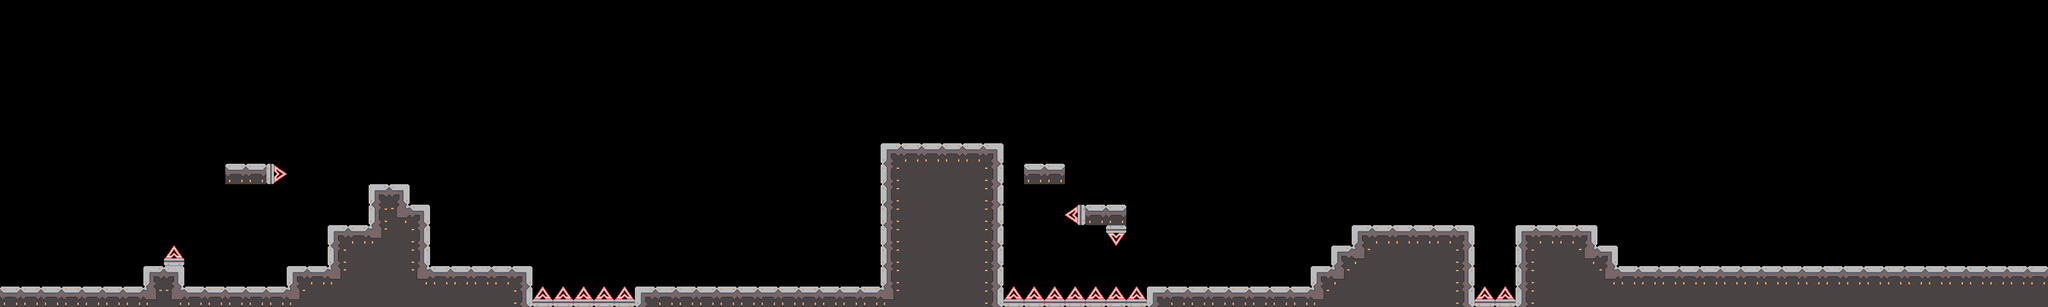

A 2D game scene composited from a Tiled map and its tileset images. What follows is a short description and the map's XML, with every tile layer's data as written:
An orthogonal 100x15 tile map with 32x32 px tiles, 1 tile layer (Tile Layer 1) and 2 objects (spawn, finish).

<map version="1.0" tiledversion="1.0.3" orientation="orthogonal" renderorder="right-up" width="100" height="15" tilewidth="32" tileheight="32" nextobjectid="5">
 <tileset firstgid="1" source="main_tileset.tsx" />
 <layer name="Tile Layer 1" width="100" height="15">
  <data encoding="csv">
0,0,0,0,0,0,0,0,0,0,0,0,0,0,0,0,0,0,0,0,0,0,0,0,0,0,0,0,0,0,0,0,0,0,0,0,0,0,0,0,0,0,0,0,0,0,0,0,0,0,0,0,0,0,0,0,0,0,0,0,0,0,0,0,0,0,0,0,0,0,0,0,0,0,0,0,0,0,0,0,0,0,0,0,0,0,0,0,0,0,0,0,0,0,0,0,0,0,0,0,
0,0,0,0,0,0,0,0,0,0,0,0,0,0,0,0,0,0,0,0,0,0,0,0,0,0,0,0,0,0,0,0,0,0,0,0,0,0,0,0,0,0,0,0,0,0,0,0,0,0,0,0,0,0,0,0,0,0,0,0,0,0,0,0,0,0,0,0,0,0,0,0,0,0,0,0,0,0,0,0,0,0,0,0,0,0,0,0,0,0,0,0,0,0,0,0,0,0,0,0,
0,0,0,0,0,0,0,0,0,0,0,0,0,0,0,0,0,0,0,0,0,0,0,0,0,0,0,0,0,0,0,0,0,0,0,0,0,0,0,0,0,0,0,0,0,0,0,0,0,0,0,0,0,0,0,0,0,0,0,0,0,0,0,0,0,0,0,0,0,0,0,0,0,0,0,0,0,0,0,0,0,0,0,0,0,0,0,0,0,0,0,0,0,0,0,0,0,0,0,0,
0,0,0,0,0,0,0,0,0,0,0,0,0,0,0,0,0,0,0,0,0,0,0,0,0,0,0,0,0,0,0,0,0,0,0,0,0,0,0,0,0,0,0,0,0,0,0,0,0,0,0,0,0,0,0,0,0,0,0,0,0,0,0,0,0,0,0,0,0,0,0,0,0,0,0,0,0,0,0,0,0,0,0,0,0,0,0,0,0,0,0,0,0,0,0,0,0,0,0,0,
0,0,0,0,0,0,0,0,0,0,0,0,0,0,0,0,0,0,0,0,0,0,0,0,0,0,0,0,0,0,0,0,0,0,0,0,0,0,0,0,0,0,0,0,0,0,0,0,0,0,0,0,0,0,0,0,0,0,0,0,0,0,0,0,0,0,0,0,0,0,0,0,0,0,0,0,0,0,0,0,0,0,0,0,0,0,0,0,0,0,0,0,0,0,0,0,0,0,0,0,
0,0,0,0,0,0,0,0,0,0,0,0,0,0,0,0,0,0,0,0,0,0,0,0,0,0,0,0,0,0,0,0,0,0,0,0,0,0,0,0,0,0,0,0,0,0,0,0,0,0,0,0,0,0,0,0,0,0,0,0,0,0,0,0,0,0,0,0,0,0,0,0,0,0,0,0,0,0,0,0,0,0,0,0,0,0,0,0,0,0,0,0,0,0,0,0,0,0,0,0,
0,0,0,0,0,0,0,0,0,0,0,0,0,0,0,0,0,0,0,0,0,0,0,0,0,0,0,0,0,0,0,0,0,0,0,0,0,0,0,0,0,0,0,0,0,0,0,0,0,0,0,0,0,0,0,0,0,0,0,0,0,0,0,0,0,0,0,0,0,0,0,0,0,0,0,0,0,0,0,0,0,0,0,0,0,0,0,0,0,0,0,0,0,0,0,0,0,0,0,0,
0,0,0,0,0,0,0,0,0,0,0,0,0,0,0,0,0,0,0,0,0,0,0,0,0,0,0,0,0,0,0,0,0,0,0,0,0,0,0,0,0,0,0,1,11,11,11,11,2,0,0,0,0,0,0,0,0,0,0,0,0,0,0,0,0,0,0,0,0,0,0,0,0,0,0,0,0,0,0,0,0,0,0,0,0,0,0,0,0,0,0,0,0,0,0,0,0,0,0,0,
0,0,0,0,0,0,0,0,0,0,0,11,11,14,0,0,0,0,0,0,0,0,0,0,0,0,0,0,0,0,0,0,0,0,0,0,0,0,0,0,0,0,0,3,7,7,7,7,4,0,11,11,0,0,0,0,0,0,0,0,0,0,0,0,0,0,0,0,0,0,0,0,0,0,0,0,0,0,0,0,0,0,0,0,0,0,0,0,0,0,0,0,0,0,0,0,0,0,0,0,
0,0,0,0,0,0,0,0,0,0,0,0,0,0,0,0,0,0,1,2,0,0,0,0,0,0,0,0,0,0,0,0,0,0,0,0,0,0,0,0,0,0,0,3,7,7,7,7,4,0,0,0,0,0,0,0,0,0,0,0,0,0,0,0,0,0,0,0,0,0,0,0,0,0,0,0,0,0,0,0,0,0,0,0,0,0,0,0,0,0,0,0,0,0,0,0,0,0,0,0,
0,0,0,0,0,0,0,0,0,0,0,0,0,0,0,0,0,0,3,6,2,0,0,0,0,0,0,0,0,0,0,0,0,0,0,0,0,0,0,0,0,0,0,3,7,7,7,7,4,0,0,0,13,11,11,0,0,0,0,0,0,0,0,0,0,0,0,0,0,0,0,0,0,0,0,0,0,0,0,0,0,0,0,0,0,0,0,0,0,0,0,0,0,0,0,0,0,0,0,0,
0,0,0,0,0,0,0,0,0,0,0,0,0,0,0,0,1,11,5,7,4,0,0,0,0,0,0,0,0,0,0,0,0,0,0,0,0,0,0,0,0,0,0,3,7,7,7,7,4,0,0,0,0,0,15,0,0,0,0,0,0,0,0,0,0,0,1,11,11,11,11,2,0,0,1,11,11,2,0,0,0,0,0,0,0,0,0,0,0,0,0,0,0,0,0,0,0,0,0,0,
0,0,0,0,0,0,0,0,12,0,0,0,0,0,0,0,3,7,7,7,4,0,0,0,0,0,0,0,0,0,0,0,0,0,0,0,0,0,0,0,0,0,0,3,7,7,7,7,4,0,0,0,0,0,0,0,0,0,0,0,0,0,0,0,0,1,5,7,7,7,7,4,0,0,3,7,7,6,2,0,0,0,0,0,0,0,0,0,0,0,0,0,0,0,0,0,0,0,0,0,
0,0,0,0,0,0,0,1,2,0,0,0,0,0,1,11,5,7,7,7,6,11,11,11,11,2,0,0,0,0,0,0,0,0,0,0,0,0,0,0,0,0,0,3,7,7,7,7,4,0,0,0,0,0,0,0,0,0,0,0,0,0,0,0,1,5,7,7,7,7,7,4,0,0,3,7,7,7,6,11,11,11,11,11,11,11,11,11,11,11,11,11,11,11,11,11,11,11,11,11,
11,11,11,11,11,11,11,5,6,11,11,11,11,11,5,7,7,7,7,7,7,7,7,7,7,4,12,12,12,12,12,1,11,11,11,11,11,11,11,11,11,11,11,5,7,7,7,7,4,12,12,12,12,12,12,12,1,11,11,11,11,11,11,11,5,7,7,7,7,7,7,4,12,12,3,7,7,7,7,7,7,7,7,7,7,7,7,7,7,7,7,7,7,7,7,7,7,7,7,7
</data>
 </layer>
 <objectgroup name="entity">
  <object id="1" name="spawn" type="spawn" x="96" y="288" width="32" height="32" />
  <object id="4" name="finish" type="finish" x="2976" y="384" width="32" height="32" />
 </objectgroup>
</map>